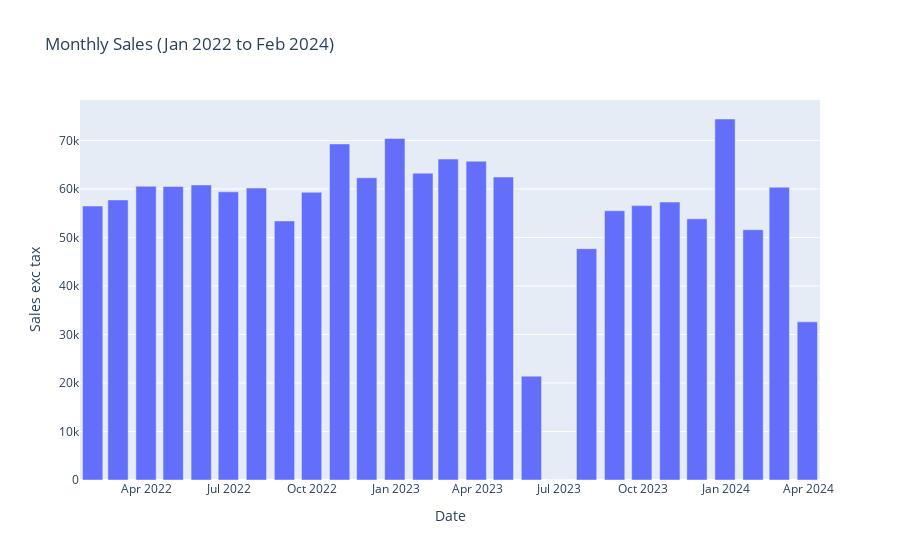

Notebook source saved alongside this figure:
### Code cell
px.bar(
    df.set_index("date").groupby(pd.Grouper(freq="M")).agg(
    sales_exc_tax=("sales_exc_tax", "sum"),
    sold=("sold", "sum"),
).sort_values("sales_exc_tax", ascending=False).reset_index(),
    x="date",
    y="sales_exc_tax",
    labels={
        "date": "Date",
        "sales_exc_tax": "Sales exc tax",
    },
    title="Monthly Sales (Jan 2022 to Feb 2024)",
)

### Figure 1 — Plotly figure (JSON) as saved in the notebook; plotly's stock layout.template omitted (floating-point values rounded to 4 significant figures)
{"data": [{"alignmentgroup": "True", "hovertemplate": "Date=%{x}<br>Sales exc tax=%{y}<extra></extra>", "legendgroup": "", "marker": {"color": "#636efa", "pattern": {"shape": ""}}, "name": "", "offsetgroup": "", "orientation": "v", "showlegend": false, "textposition": "auto", "type": "bar", "x": ["2023-12-31T00:00:00", "2022-12-31T00:00:00", "2022-10-31T00:00:00", "2023-02-28T00:00:00", "2023-03-31T00:00:00", "2023-01-31T00:00:00", "2023-04-30T00:00:00", "2022-11-30T00:00:00", "2022-05-31T00:00:00", "2022-03-31T00:00:00", "2022-04-30T00:00:00", "2024-02-29T00:00:00", "2022-07-31T00:00:00", "2022-06-30T00:00:00", "2022-09-30T00:00:00", "2022-02-28T00:00:00", "2023-10-31T00:00:00", "2023-09-30T00:00:00", "2022-01-31T00:00:00", "2023-08-31T00:00:00", "2023-11-30T00:00:00", "2022-08-31T00:00:00", "2024-01-31T00:00:00", "2023-07-31T00:00:00", "2024-03-31T00:00:00", "2023-05-31T00:00:00", "2023-06-30T00:00:00"], "xaxis": "x", "y": [74410.0, 70410.0, 69270.0, 66150.0, 65710.0, 63240.0, 62450.0, 62290.0, 60820.0, 60550.0, 60480.0, 60360.0, 60190.0, 59390.0, 59300.0, 57730.0, 57290.0, 56560.0, 56470.0, 55500.0, 53840.0, 53390.0, 51590.0, 47690.0, 32590.0, 21400.0, 0], "yaxis": "y"}], "layout": {"barmode": "relative", "legend": {"tracegroupgap": 0}, "title": {"text": "Monthly Sales (Jan 2022 to Feb 2024)"}, "xaxis": {"anchor": "y", "domain": [0, 1], "title": {"text": "Date"}}, "yaxis": {"anchor": "x", "domain": [0, 1], "title": {"text": "Sales exc tax"}}}}
